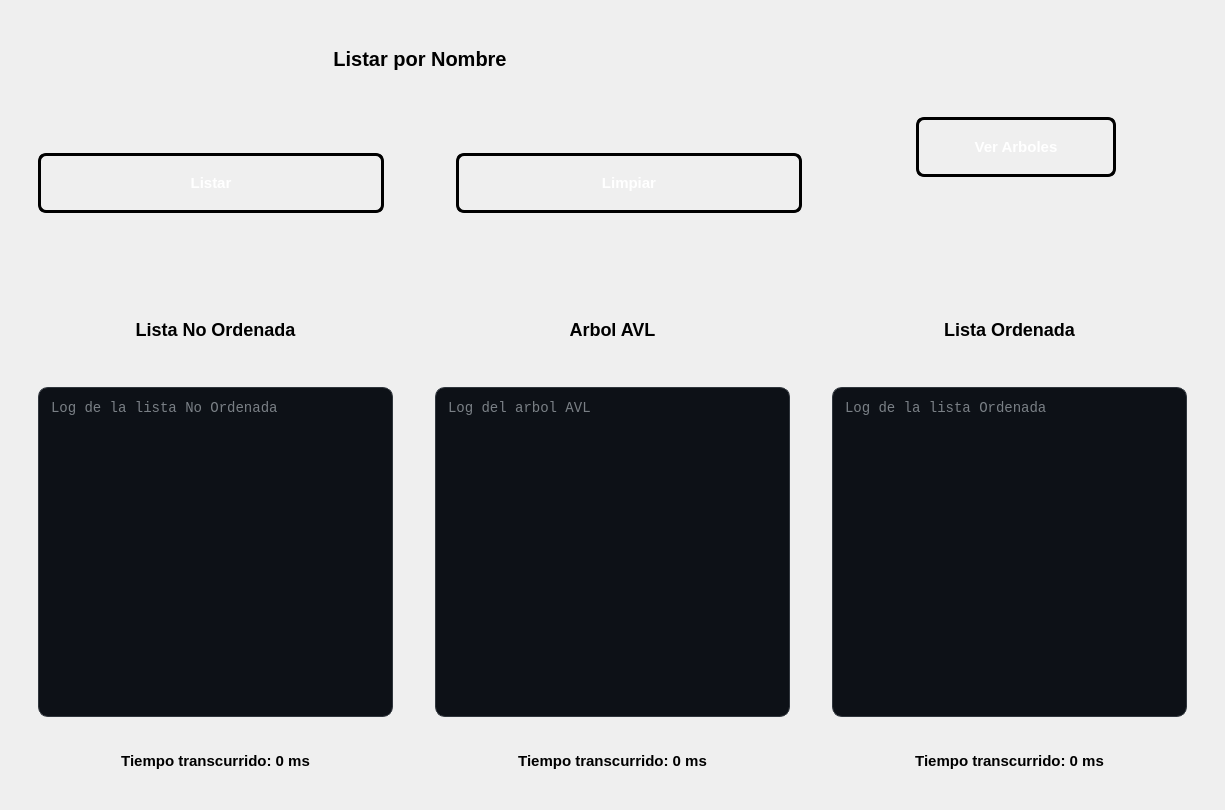
<?xml version="1.0" encoding="UTF-8"?>
<ui version="4.0">
 <class>PantallaListarNombre</class>
 <widget class="QWidget" name="PantallaListarNombre">
  <property name="geometry">
   <rect>
    <x>0</x>
    <y>0</y>
    <width>1225</width>
    <height>810</height>
   </rect>
  </property>
  <property name="windowTitle">
   <string>Form</string>
  </property>
  <layout class="QVBoxLayout" name="verticalLayout">
   <item>
    <widget class="QWidget" name="widget_3" native="true">
     <property name="minimumSize">
      <size>
       <width>300</width>
       <height>265</height>
      </size>
     </property>
     <property name="maximumSize">
      <size>
       <width>16777215</width>
       <height>300</height>
      </size>
     </property>
     <layout class="QHBoxLayout" name="horizontalLayout_5">
      <item>
       <layout class="QVBoxLayout" name="verticalLayout_2">
        <item>
         <widget class="QLabel" name="labelEntrada">
          <property name="minimumSize">
           <size>
            <width>800</width>
            <height>50</height>
           </size>
          </property>
          <property name="maximumSize">
           <size>
            <width>450</width>
            <height>50</height>
           </size>
          </property>
          <property name="styleSheet">
           <string notr="true">QLabel#labelEntrada {        
 
    color: qlineargradient(x1:0, y1:0, x2:1, y2:1, 
	stop:0 rgb(0, 0, 0), 
	stop:1 rgb(77, 5, 57));

  	 font-size: 20px;
    font-weight: bold;
    font-family: &quot;Segoe UI&quot;, Arial;
    
    background: transparent;
    padding: 2px;
    margin-bottom: 5px;
}

</string>
          </property>
          <property name="text">
           <string>Listar por Nombre</string>
          </property>
          <property name="alignment">
           <set>Qt::AlignmentFlag::AlignCenter</set>
          </property>
         </widget>
        </item>
        <item>
         <widget class="QWidget" name="widget_16" native="true">
          <property name="minimumSize">
           <size>
            <width>800</width>
            <height>150</height>
           </size>
          </property>
          <property name="maximumSize">
           <size>
            <width>450</width>
            <height>150</height>
           </size>
          </property>
          <layout class="QVBoxLayout" name="verticalLayout_3">
           <item>
            <widget class="QWidget" name="widget_4" native="true">
             <property name="minimumSize">
              <size>
               <width>260</width>
               <height>80</height>
              </size>
             </property>
             <property name="maximumSize">
              <size>
               <width>16777215</width>
               <height>100</height>
              </size>
             </property>
             <layout class="QHBoxLayout" name="horizontalLayout_3">
              <item>
               <widget class="QPushButton" name="btnBuscar">
                <property name="minimumSize">
                 <size>
                  <width>160</width>
                  <height>60</height>
                 </size>
                </property>
                <property name="styleSheet">
                 <string notr="true">QPushButton#btnBuscar {
    background-color: qlineargradient(spread:pad, x1:0, y1:0, x2:1, y2:1, 
                        stop:0 rgb(50, 143, 42), 
                        stop:1 rgb(255, 163, 72));
    
    border: 3px solid black;
    border-radius: 8px;
    
    color: white;
    font-family: &quot;Arial Black&quot;, Gadget, sans-serif;
    font-size: 15px;
    font-weight: bold;
    text-transform: uppercase;
    
    padding: 10px 25px;
}

QPushButton#btnBuscar:hover {
    background-color: qlineargradient(spread:pad, x1:0, y1:0, x2:1, y2:1, 
                        stop:0 rgb(77, 5, 57), 
                        stop:1 rgb(143, 240, 164));
    border-color: #f1c40f;
}


QPushButton#btnBuscar:pressed {
    background-color: #2c3e50;
    padding-top: 12px;
    padding-left: 27px;
}</string>
                </property>
                <property name="text">
                 <string>Listar</string>
                </property>
               </widget>
              </item>
              <item>
               <widget class="QWidget" name="widget_12" native="true">
                <property name="minimumSize">
                 <size>
                  <width>60</width>
                  <height>0</height>
                 </size>
                </property>
                <property name="maximumSize">
                 <size>
                  <width>60</width>
                  <height>16777215</height>
                 </size>
                </property>
               </widget>
              </item>
              <item>
               <widget class="QPushButton" name="btnLimpiar">
                <property name="minimumSize">
                 <size>
                  <width>160</width>
                  <height>60</height>
                 </size>
                </property>
                <property name="styleSheet">
                 <string notr="true">QPushButton#btnLimpiar {
    background-color: qlineargradient(spread:pad, x1:0, y1:0, x2:1, y2:1, 
                        stop:0 rgb(198, 70, 0), 
                        stop:1 rgb(192, 97, 203));
    
    border: 3px solid black;
    border-radius: 8px;
    
    color: white;
    font-family: &quot;Arial Black&quot;, Gadget, sans-serif;
    font-size: 15px;
    font-weight: bold;
    text-transform: uppercase;
    
    padding: 10px 25px;
}

QPushButton#btnLimpiar:hover {
    background-color: qlineargradient(spread:pad, x1:0, y1:0, x2:1, y2:1, 
                        stop:0 rgb(77, 5, 57), 
                        stop:1 rgb(143, 240, 164));
    border-color: #f1c40f;
}


QPushButton#btnLimpiar:pressed {
    background-color: #2c3e50;
    padding-top: 12px;
    padding-left: 27px;
}</string>
                </property>
                <property name="text">
                 <string>Limpiar</string>
                </property>
               </widget>
              </item>
             </layout>
            </widget>
           </item>
          </layout>
         </widget>
        </item>
       </layout>
      </item>
      <item>
       <widget class="QWidget" name="widget_5" native="true">
        <property name="minimumSize">
         <size>
          <width>360</width>
          <height>200</height>
         </size>
        </property>
        <property name="maximumSize">
         <size>
          <width>16777215</width>
          <height>200</height>
         </size>
        </property>
        <layout class="QHBoxLayout" name="horizontalLayout_6">
         <item>
          <spacer name="horizontalSpacer_2">
           <property name="orientation">
            <enum>Qt::Orientation::Horizontal</enum>
           </property>
           <property name="sizeHint" stdset="0">
            <size>
             <width>40</width>
             <height>20</height>
            </size>
           </property>
          </spacer>
         </item>
         <item>
          <widget class="QPushButton" name="btnVerArboles">
           <property name="minimumSize">
            <size>
             <width>200</width>
             <height>60</height>
            </size>
           </property>
           <property name="maximumSize">
            <size>
             <width>150</width>
             <height>16777215</height>
            </size>
           </property>
           <property name="styleSheet">
            <string notr="true">QPushButton#btnVerArboles {
    background-color: qlineargradient(spread:pad, x1:0, y1:0, x2:1, y2:1, 
                        stop:0 rgb(8, 2, 48), 
                        stop:1 rgb(255, 163, 72));
    
    border: 3px solid black;
    border-radius: 8px;
    
    color: white;
    font-family: &quot;Arial Black&quot;, Gadget, sans-serif;
    font-size: 15px;
    font-weight: bold;
    text-transform: uppercase;
    
    padding: 10px 25px;
}

QPushButton#btnVerArboles:hover {
    background-color: qlineargradient(spread:pad, x1:0, y1:0, x2:1, y2:1, 
                        stop:0 rgb(38, 13, 173), 
                        stop:1 rgb(87, 227, 137));
    border-color: #f1c40f;
}


QPushButton#btnVerArboles:pressed {
    background-color: #2c3e50;
    padding-top: 12px;
    padding-left: 27px;
}</string>
           </property>
           <property name="text">
            <string>Ver Arboles</string>
           </property>
          </widget>
         </item>
         <item>
          <spacer name="horizontalSpacer_3">
           <property name="orientation">
            <enum>Qt::Orientation::Horizontal</enum>
           </property>
           <property name="sizeHint" stdset="0">
            <size>
             <width>40</width>
             <height>20</height>
            </size>
           </property>
          </spacer>
         </item>
        </layout>
       </widget>
      </item>
     </layout>
    </widget>
   </item>
   <item>
    <widget class="QWidget" name="widget" native="true">
     <property name="minimumSize">
      <size>
       <width>300</width>
       <height>510</height>
      </size>
     </property>
     <property name="maximumSize">
      <size>
       <width>16777215</width>
       <height>510</height>
      </size>
     </property>
     <property name="styleSheet">
      <string notr="true"/>
     </property>
     <layout class="QHBoxLayout" name="horizontalLayout">
      <item>
       <widget class="QWidget" name="textListaOrdenada_2" native="true">
        <property name="minimumSize">
         <size>
          <width>290</width>
          <height>500</height>
         </size>
        </property>
        <property name="maximumSize">
         <size>
          <width>16777215</width>
          <height>500</height>
         </size>
        </property>
        <layout class="QVBoxLayout" name="verticalLayout_6">
         <item>
          <widget class="QLabel" name="labelListaNoOrdenada">
           <property name="minimumSize">
            <size>
             <width>150</width>
             <height>50</height>
            </size>
           </property>
           <property name="maximumSize">
            <size>
             <width>16777215</width>
             <height>50</height>
            </size>
           </property>
           <property name="styleSheet">
            <string notr="true">QLabel#labelListaNoOrdenada {        
 
    color: qlineargradient(x1:0, y1:0, x2:1, y2:1, 
	stop:0 rgb(0, 0, 0), 
	stop:1 rgb(77, 5, 57));

  	 font-size: 18px;
    font-weight: bold;
    font-family: &quot;Segoe UI&quot;, Arial;
    
    background: transparent;
    padding: 2px;
    margin-bottom: 5px;
}

</string>
           </property>
           <property name="text">
            <string>Lista No Ordenada</string>
           </property>
           <property name="alignment">
            <set>Qt::AlignmentFlag::AlignCenter</set>
           </property>
          </widget>
         </item>
         <item>
          <widget class="QWidget" name="widget_9" native="true">
           <property name="minimumSize">
            <size>
             <width>0</width>
             <height>450</height>
            </size>
           </property>
           <property name="maximumSize">
            <size>
             <width>16777215</width>
             <height>450</height>
            </size>
           </property>
           <layout class="QVBoxLayout" name="verticalLayout_9">
            <item>
             <widget class="QTextEdit" name="textListaNoOrdenada">
              <property name="minimumSize">
               <size>
                <width>150</width>
                <height>330</height>
               </size>
              </property>
              <property name="maximumSize">
               <size>
                <width>16777215</width>
                <height>330</height>
               </size>
              </property>
              <property name="styleSheet">
               <string notr="true">QTextEdit#textListaNoOrdenada{
    background-color: #0D1117;   
    color: #E6EDF3;               
    border: 1px solid #30363D;     
    border-radius: 10px;          
    padding: 8px;
    font-family: Consolas, monospace;
    font-size: 14px;
}</string>
              </property>
              <property name="placeholderText">
               <string>Log de la lista No Ordenada</string>
              </property>
             </widget>
            </item>
            <item>
             <widget class="QLabel" name="labelTiempoNoOrdenada">
              <property name="minimumSize">
               <size>
                <width>250</width>
                <height>50</height>
               </size>
              </property>
              <property name="maximumSize">
               <size>
                <width>16777215</width>
                <height>50</height>
               </size>
              </property>
              <property name="styleSheet">
               <string notr="true">QLabel#labelTiempoNoOrdenada {        
 
    color: qlineargradient(x1:0, y1:0, x2:1, y2:1, 
	stop:0 rgb(0, 0, 0), 
	stop:1 rgb(8, 2, 48));

  	 font-size: 15px;
    font-weight: bold;
    font-family: &quot;Segoe UI&quot;, Arial;
    
    background: transparent;
    padding: 2px;
    margin-bottom: 5px;
}

</string>
              </property>
              <property name="text">
               <string>Tiempo transcurrido: 0 ms</string>
              </property>
              <property name="alignment">
               <set>Qt::AlignmentFlag::AlignCenter</set>
              </property>
             </widget>
            </item>
           </layout>
          </widget>
         </item>
        </layout>
       </widget>
      </item>
      <item>
       <widget class="QWidget" name="widget_content_3" native="true">
        <property name="minimumSize">
         <size>
          <width>290</width>
          <height>500</height>
         </size>
        </property>
        <property name="maximumSize">
         <size>
          <width>16777215</width>
          <height>500</height>
         </size>
        </property>
        <layout class="QVBoxLayout" name="verticalLayout_5">
         <item>
          <widget class="QLabel" name="labelArbolAvl">
           <property name="minimumSize">
            <size>
             <width>150</width>
             <height>50</height>
            </size>
           </property>
           <property name="maximumSize">
            <size>
             <width>16777215</width>
             <height>50</height>
            </size>
           </property>
           <property name="styleSheet">
            <string notr="true">QLabel#labelArbolAvl {        
 
    color: qlineargradient(x1:0, y1:0, x2:1, y2:1, 
	stop:0 rgb(0, 0, 0), 
	stop:1 rgb(77, 5, 57));

  	 font-size: 18px;
    font-weight: bold;
    font-family: &quot;Segoe UI&quot;, Arial;
    
    background: transparent;
    padding: 2px;
    margin-bottom: 5px;
}

</string>
           </property>
           <property name="text">
            <string>Arbol AVL</string>
           </property>
           <property name="alignment">
            <set>Qt::AlignmentFlag::AlignCenter</set>
           </property>
          </widget>
         </item>
         <item>
          <widget class="QWidget" name="widget_10" native="true">
           <property name="minimumSize">
            <size>
             <width>100</width>
             <height>450</height>
            </size>
           </property>
           <property name="maximumSize">
            <size>
             <width>16777215</width>
             <height>450</height>
            </size>
           </property>
           <layout class="QVBoxLayout" name="verticalLayout_7">
            <item>
             <widget class="QTextEdit" name="textArbolAvl">
              <property name="minimumSize">
               <size>
                <width>260</width>
                <height>330</height>
               </size>
              </property>
              <property name="maximumSize">
               <size>
                <width>16777215</width>
                <height>330</height>
               </size>
              </property>
              <property name="styleSheet">
               <string notr="true">QTextEdit#textArbolAvl{
    background-color: #0D1117;   
    color: #E6EDF3;               
    border: 1px solid #30363D;     
    border-radius: 10px;          
    padding: 8px;
    font-family: Consolas, monospace;
    font-size: 14px;
}</string>
              </property>
              <property name="placeholderText">
               <string>Log del arbol AVL</string>
              </property>
             </widget>
            </item>
            <item>
             <widget class="QLabel" name="labelTiempoAvl">
              <property name="minimumSize">
               <size>
                <width>250</width>
                <height>50</height>
               </size>
              </property>
              <property name="maximumSize">
               <size>
                <width>16777215</width>
                <height>50</height>
               </size>
              </property>
              <property name="styleSheet">
               <string notr="true">QLabel#labelTiempoAvl {        
 
    color: qlineargradient(x1:0, y1:0, x2:1, y2:1, 
	stop:0 rgb(0, 0, 0), 
	stop:1 rgb(8, 2, 48));

  	 font-size: 15px;
    font-weight: bold;
    font-family: &quot;Segoe UI&quot;, Arial;
    
    background: transparent;
    padding: 2px;
    margin-bottom: 5px;
}

</string>
              </property>
              <property name="text">
               <string>Tiempo transcurrido: 0 ms</string>
              </property>
              <property name="alignment">
               <set>Qt::AlignmentFlag::AlignCenter</set>
              </property>
             </widget>
            </item>
           </layout>
          </widget>
         </item>
        </layout>
       </widget>
      </item>
      <item>
       <widget class="QWidget" name="widget_content_4" native="true">
        <property name="minimumSize">
         <size>
          <width>290</width>
          <height>500</height>
         </size>
        </property>
        <property name="maximumSize">
         <size>
          <width>16777215</width>
          <height>500</height>
         </size>
        </property>
        <layout class="QVBoxLayout" name="verticalLayout_4">
         <item>
          <widget class="QLabel" name="labelListaOrdenada">
           <property name="minimumSize">
            <size>
             <width>150</width>
             <height>50</height>
            </size>
           </property>
           <property name="maximumSize">
            <size>
             <width>16777215</width>
             <height>50</height>
            </size>
           </property>
           <property name="styleSheet">
            <string notr="true">QLabel#labelListaOrdenada {        
 
    color: qlineargradient(x1:0, y1:0, x2:1, y2:1, 
	stop:0 rgb(0, 0, 0), 
	stop:1 rgb(77, 5, 57));

  	 font-size: 18px;
    font-weight: bold;
    font-family: &quot;Segoe UI&quot;, Arial;
    
    background: transparent;
    padding: 2px;
    margin-bottom: 5px;
}

</string>
           </property>
           <property name="text">
            <string>Lista Ordenada</string>
           </property>
           <property name="alignment">
            <set>Qt::AlignmentFlag::AlignCenter</set>
           </property>
          </widget>
         </item>
         <item>
          <widget class="QWidget" name="widget_11" native="true">
           <property name="minimumSize">
            <size>
             <width>0</width>
             <height>450</height>
            </size>
           </property>
           <property name="maximumSize">
            <size>
             <width>16777215</width>
             <height>450</height>
            </size>
           </property>
           <layout class="QVBoxLayout" name="verticalLayout_8">
            <item>
             <widget class="QTextEdit" name="textListaOrdenada">
              <property name="minimumSize">
               <size>
                <width>260</width>
                <height>330</height>
               </size>
              </property>
              <property name="maximumSize">
               <size>
                <width>16777215</width>
                <height>330</height>
               </size>
              </property>
              <property name="styleSheet">
               <string notr="true">QTextEdit#textListaOrdenada{
    background-color: #0D1117;   
    color: #E6EDF3;               
    border: 1px solid #30363D;     
    border-radius: 10px;          
    padding: 8px;
    font-family: Consolas, monospace;
    font-size: 14px;
}</string>
              </property>
              <property name="placeholderText">
               <string>Log de la lista Ordenada</string>
              </property>
             </widget>
            </item>
            <item>
             <widget class="QLabel" name="labelTiempoOrdenada">
              <property name="minimumSize">
               <size>
                <width>250</width>
                <height>50</height>
               </size>
              </property>
              <property name="maximumSize">
               <size>
                <width>16777215</width>
                <height>50</height>
               </size>
              </property>
              <property name="styleSheet">
               <string notr="true">QLabel#labelTiempoOrdenada {        
 
    color: qlineargradient(x1:0, y1:0, x2:1, y2:1, 
	stop:0 rgb(0, 0, 0), 
	stop:1 rgb(8, 2, 48));

  	 font-size: 15px;
    font-weight: bold;
    font-family: &quot;Segoe UI&quot;, Arial;
    
    background: transparent;
    padding: 2px;
    margin-bottom: 5px;
}

</string>
              </property>
              <property name="text">
               <string>Tiempo transcurrido: 0 ms</string>
              </property>
              <property name="alignment">
               <set>Qt::AlignmentFlag::AlignCenter</set>
              </property>
             </widget>
            </item>
           </layout>
          </widget>
         </item>
        </layout>
       </widget>
      </item>
     </layout>
    </widget>
   </item>
  </layout>
 </widget>
 <resources/>
 <connections/>
</ui>
